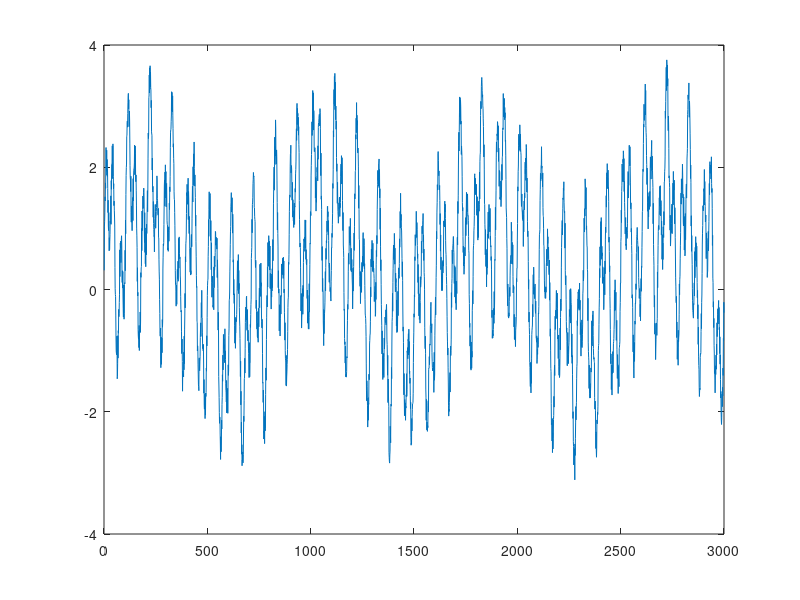

MATLAB code for this plot: (Note: this script raises an error after producing the figure.)
%% Generate a 10Hz and 28Hz signal and add some noise and baeline drift
n   = 1:3000;
Fs  = 1e3;

f1  = 10;
f2  = 28;


% (A)
omega = 2*pi*f1/Fs;
x1 = 1.25*sin(omega * n);

% (B)
omega = 2*pi*f2/Fs;
x2 = 1.0*sin(omega * n);

% (C)
noise = 0.65*rand(1, length(n));

% (D)
omega = 2*pi*1.2/Fs;
baselineWander = 1.0*sin(omega * n);

inputSignal = x1+x2+noise+baselineWander;

figure
plot(n, inputSignal)


%%   

getNFFTSz   = @(x) 2^nextpow2(length(x));
lengthFFT   = getNFFTSz(inputSignal)
usedFFT        = lengthFFT/2;
inputSignalFFT = fft(inputSignal, lengthFFT)/lengthFFT;
deltaFFT       = samplingFreq/lengthFFT;
validFFT       = inputSignalFFT(1:usedFFT);

figure,
plot(abs(validFFT))

%%

samplingFreq = Fs;

[yHat, fourierSeriesInfo] = getSignalAsFourierSeries(inputSignal, samplingFreq);

[yHat, fourierSeriesInfo] = getSignalAsFourierSeries(inputSignal, samplingFreq, ...
                            'lengthFFT', 2048);

[yHat, fourierSeriesInfo] = getSignalAsFourierSeries(inputSignal, samplingFreq, ...
                            'lengthFFT', 512, 'maxCoeffs', 10);
                          
[yHat, fourierSeriesInfo] = getSignalAsFourierSeries(inputSignal, samplingFreq, ...
                            'lengthFFT', 512, 'maxCoeffs', 12);
                          
[yHat, fourierSeriesInfo] = getSignalAsFourierSeries(inputSignal, samplingFreq, ...
                            'lengthFFT', 512, 'maxCoeffs', 2, ...
                            'narrowSearch', [2 18]);
                          